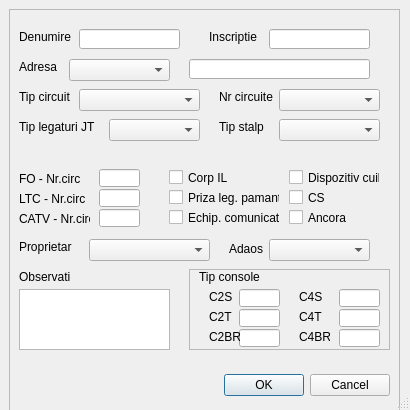
<?xml version="1.0" encoding="UTF-8"?>
<ui version="4.0">
 <class>STALP_JT</class>
 <widget class="QDialog" name="STALP_JT">
  <property name="enabled">
   <bool>true</bool>
  </property>
  <property name="geometry">
   <rect>
    <x>0</x>
    <y>0</y>
    <width>410</width>
    <height>410</height>
   </rect>
  </property>
  <property name="sizePolicy">
   <sizepolicy hsizetype="Fixed" vsizetype="Fixed">
    <horstretch>0</horstretch>
    <verstretch>0</verstretch>
   </sizepolicy>
  </property>
  <property name="minimumSize">
   <size>
    <width>410</width>
    <height>410</height>
   </size>
  </property>
  <property name="maximumSize">
   <size>
    <width>410</width>
    <height>410</height>
   </size>
  </property>
  <property name="baseSize">
   <size>
    <width>410</width>
    <height>410</height>
   </size>
  </property>
  <property name="windowTitle">
   <string>Dialog</string>
  </property>
  <property name="sizeGripEnabled">
   <bool>true</bool>
  </property>
  <property name="modal">
   <bool>true</bool>
  </property>
  <widget class="QFrame" name="frame">
   <property name="geometry">
    <rect>
     <x>9</x>
     <y>9</y>
     <width>391</width>
     <height>412</height>
    </rect>
   </property>
   <property name="sizePolicy">
    <sizepolicy hsizetype="Fixed" vsizetype="Fixed">
     <horstretch>0</horstretch>
     <verstretch>0</verstretch>
    </sizepolicy>
   </property>
   <property name="frameShape">
    <enum>QFrame::StyledPanel</enum>
   </property>
   <property name="frameShadow">
    <enum>QFrame::Raised</enum>
   </property>
   <widget class="QDialogButtonBox" name="buttonBox">
    <property name="geometry">
     <rect>
      <x>110</x>
      <y>360</y>
      <width>271</width>
      <height>32</height>
     </rect>
    </property>
    <property name="sizePolicy">
     <sizepolicy hsizetype="Fixed" vsizetype="Fixed">
      <horstretch>0</horstretch>
      <verstretch>0</verstretch>
     </sizepolicy>
    </property>
    <property name="orientation">
     <enum>Qt::Horizontal</enum>
    </property>
    <property name="standardButtons">
     <set>QDialogButtonBox::Cancel|QDialogButtonBox::Ok</set>
    </property>
   </widget>
   <widget class="QLineEdit" name="DENUM">
    <property name="geometry">
     <rect>
      <x>70</x>
      <y>20</y>
      <width>101</width>
      <height>20</height>
     </rect>
    </property>
    <property name="sizePolicy">
     <sizepolicy hsizetype="Fixed" vsizetype="Fixed">
      <horstretch>0</horstretch>
      <verstretch>0</verstretch>
     </sizepolicy>
    </property>
   </widget>
   <widget class="QLabel" name="label_3">
    <property name="geometry">
     <rect>
      <x>10</x>
      <y>20</y>
      <width>61</width>
      <height>16</height>
     </rect>
    </property>
    <property name="sizePolicy">
     <sizepolicy hsizetype="Fixed" vsizetype="Fixed">
      <horstretch>0</horstretch>
      <verstretch>0</verstretch>
     </sizepolicy>
    </property>
    <property name="text">
     <string>Denumire</string>
    </property>
   </widget>
   <widget class="QLabel" name="label_4">
    <property name="geometry">
     <rect>
      <x>200</x>
      <y>20</y>
      <width>51</width>
      <height>16</height>
     </rect>
    </property>
    <property name="sizePolicy">
     <sizepolicy hsizetype="Fixed" vsizetype="Fixed">
      <horstretch>0</horstretch>
      <verstretch>0</verstretch>
     </sizepolicy>
    </property>
    <property name="text">
     <string>Inscriptie</string>
    </property>
   </widget>
   <widget class="QLineEdit" name="NR_INS_STP">
    <property name="geometry">
     <rect>
      <x>260</x>
      <y>20</y>
      <width>101</width>
      <height>20</height>
     </rect>
    </property>
    <property name="sizePolicy">
     <sizepolicy hsizetype="Fixed" vsizetype="Fixed">
      <horstretch>0</horstretch>
      <verstretch>0</verstretch>
     </sizepolicy>
    </property>
   </widget>
   <widget class="QLabel" name="label_5">
    <property name="geometry">
     <rect>
      <x>10</x>
      <y>50</y>
      <width>41</width>
      <height>16</height>
     </rect>
    </property>
    <property name="sizePolicy">
     <sizepolicy hsizetype="Fixed" vsizetype="Fixed">
      <horstretch>0</horstretch>
      <verstretch>0</verstretch>
     </sizepolicy>
    </property>
    <property name="text">
     <string>Adresa</string>
    </property>
   </widget>
   <widget class="QComboBox" name="TIP_STR">
    <property name="geometry">
     <rect>
      <x>60</x>
      <y>50</y>
      <width>101</width>
      <height>22</height>
     </rect>
    </property>
    <property name="sizePolicy">
     <sizepolicy hsizetype="Fixed" vsizetype="Fixed">
      <horstretch>0</horstretch>
      <verstretch>0</verstretch>
     </sizepolicy>
    </property>
   </widget>
   <widget class="QLineEdit" name="STR">
    <property name="geometry">
     <rect>
      <x>180</x>
      <y>50</y>
      <width>181</width>
      <height>20</height>
     </rect>
    </property>
    <property name="sizePolicy">
     <sizepolicy hsizetype="Fixed" vsizetype="Fixed">
      <horstretch>0</horstretch>
      <verstretch>0</verstretch>
     </sizepolicy>
    </property>
   </widget>
   <widget class="QLabel" name="label_6">
    <property name="geometry">
     <rect>
      <x>10</x>
      <y>80</y>
      <width>61</width>
      <height>16</height>
     </rect>
    </property>
    <property name="sizePolicy">
     <sizepolicy hsizetype="Fixed" vsizetype="Fixed">
      <horstretch>0</horstretch>
      <verstretch>0</verstretch>
     </sizepolicy>
    </property>
    <property name="text">
     <string>Tip circuit</string>
    </property>
   </widget>
   <widget class="QComboBox" name="TIP_CIR">
    <property name="geometry">
     <rect>
      <x>70</x>
      <y>80</y>
      <width>121</width>
      <height>22</height>
     </rect>
    </property>
    <property name="sizePolicy">
     <sizepolicy hsizetype="Fixed" vsizetype="Fixed">
      <horstretch>0</horstretch>
      <verstretch>0</verstretch>
     </sizepolicy>
    </property>
   </widget>
   <widget class="QComboBox" name="DESC_CTG_MT_JT">
    <property name="geometry">
     <rect>
      <x>270</x>
      <y>110</y>
      <width>101</width>
      <height>22</height>
     </rect>
    </property>
    <property name="sizePolicy">
     <sizepolicy hsizetype="Fixed" vsizetype="Fixed">
      <horstretch>0</horstretch>
      <verstretch>0</verstretch>
     </sizepolicy>
    </property>
   </widget>
   <widget class="QLabel" name="label_10">
    <property name="geometry">
     <rect>
      <x>210</x>
      <y>110</y>
      <width>51</width>
      <height>16</height>
     </rect>
    </property>
    <property name="sizePolicy">
     <sizepolicy hsizetype="Fixed" vsizetype="Fixed">
      <horstretch>0</horstretch>
      <verstretch>0</verstretch>
     </sizepolicy>
    </property>
    <property name="text">
     <string>Tip stalp</string>
    </property>
   </widget>
   <widget class="QComboBox" name="NR_CIR">
    <property name="geometry">
     <rect>
      <x>270</x>
      <y>80</y>
      <width>101</width>
      <height>22</height>
     </rect>
    </property>
    <property name="sizePolicy">
     <sizepolicy hsizetype="Fixed" vsizetype="Fixed">
      <horstretch>0</horstretch>
      <verstretch>0</verstretch>
     </sizepolicy>
    </property>
   </widget>
   <widget class="QLabel" name="label_11">
    <property name="geometry">
     <rect>
      <x>210</x>
      <y>80</y>
      <width>71</width>
      <height>16</height>
     </rect>
    </property>
    <property name="sizePolicy">
     <sizepolicy hsizetype="Fixed" vsizetype="Fixed">
      <horstretch>0</horstretch>
      <verstretch>0</verstretch>
     </sizepolicy>
    </property>
    <property name="text">
     <string>Nr circuite</string>
    </property>
   </widget>
   <widget class="QCheckBox" name="ANC">
    <property name="geometry">
     <rect>
      <x>280</x>
      <y>200</y>
      <width>70</width>
      <height>17</height>
     </rect>
    </property>
    <property name="sizePolicy">
     <sizepolicy hsizetype="Fixed" vsizetype="Fixed">
      <horstretch>0</horstretch>
      <verstretch>0</verstretch>
     </sizepolicy>
    </property>
    <property name="text">
     <string>Ancora</string>
    </property>
   </widget>
   <widget class="QComboBox" name="ADAOS">
    <property name="geometry">
     <rect>
      <x>260</x>
      <y>230</y>
      <width>101</width>
      <height>22</height>
     </rect>
    </property>
    <property name="sizePolicy">
     <sizepolicy hsizetype="Fixed" vsizetype="Fixed">
      <horstretch>0</horstretch>
      <verstretch>0</verstretch>
     </sizepolicy>
    </property>
   </widget>
   <widget class="QLabel" name="label_13">
    <property name="geometry">
     <rect>
      <x>220</x>
      <y>230</y>
      <width>41</width>
      <height>20</height>
     </rect>
    </property>
    <property name="sizePolicy">
     <sizepolicy hsizetype="Fixed" vsizetype="Fixed">
      <horstretch>0</horstretch>
      <verstretch>0</verstretch>
     </sizepolicy>
    </property>
    <property name="text">
     <string>Adaos</string>
    </property>
   </widget>
   <widget class="QLineEdit" name="NR_CIR_FO">
    <property name="geometry">
     <rect>
      <x>90</x>
      <y>160</y>
      <width>41</width>
      <height>18</height>
     </rect>
    </property>
    <property name="sizePolicy">
     <sizepolicy hsizetype="Fixed" vsizetype="Fixed">
      <horstretch>0</horstretch>
      <verstretch>0</verstretch>
     </sizepolicy>
    </property>
   </widget>
   <widget class="QLabel" name="label_14">
    <property name="geometry">
     <rect>
      <x>10</x>
      <y>160</y>
      <width>71</width>
      <height>20</height>
     </rect>
    </property>
    <property name="sizePolicy">
     <sizepolicy hsizetype="Fixed" vsizetype="Fixed">
      <horstretch>0</horstretch>
      <verstretch>0</verstretch>
     </sizepolicy>
    </property>
    <property name="text">
     <string>FO - Nr.circ</string>
    </property>
   </widget>
   <widget class="QLineEdit" name="NR_CIR_LTC">
    <property name="geometry">
     <rect>
      <x>90</x>
      <y>180</y>
      <width>41</width>
      <height>18</height>
     </rect>
    </property>
    <property name="sizePolicy">
     <sizepolicy hsizetype="Fixed" vsizetype="Fixed">
      <horstretch>0</horstretch>
      <verstretch>0</verstretch>
     </sizepolicy>
    </property>
   </widget>
   <widget class="QLabel" name="label_15">
    <property name="geometry">
     <rect>
      <x>10</x>
      <y>180</y>
      <width>71</width>
      <height>20</height>
     </rect>
    </property>
    <property name="sizePolicy">
     <sizepolicy hsizetype="Fixed" vsizetype="Fixed">
      <horstretch>0</horstretch>
      <verstretch>0</verstretch>
     </sizepolicy>
    </property>
    <property name="text">
     <string>LTC - Nr.circ</string>
    </property>
   </widget>
   <widget class="QLineEdit" name="NR_CIR_CATV">
    <property name="geometry">
     <rect>
      <x>90</x>
      <y>200</y>
      <width>41</width>
      <height>18</height>
     </rect>
    </property>
    <property name="sizePolicy">
     <sizepolicy hsizetype="Fixed" vsizetype="Fixed">
      <horstretch>0</horstretch>
      <verstretch>0</verstretch>
     </sizepolicy>
    </property>
   </widget>
   <widget class="QLabel" name="label_16">
    <property name="geometry">
     <rect>
      <x>10</x>
      <y>200</y>
      <width>71</width>
      <height>20</height>
     </rect>
    </property>
    <property name="sizePolicy">
     <sizepolicy hsizetype="Fixed" vsizetype="Fixed">
      <horstretch>0</horstretch>
      <verstretch>0</verstretch>
     </sizepolicy>
    </property>
    <property name="text">
     <string>CATV - Nr.circ</string>
    </property>
   </widget>
   <widget class="QCheckBox" name="DISP_CUIB_PAS">
    <property name="geometry">
     <rect>
      <x>280</x>
      <y>160</y>
      <width>91</width>
      <height>17</height>
     </rect>
    </property>
    <property name="sizePolicy">
     <sizepolicy hsizetype="Fixed" vsizetype="Fixed">
      <horstretch>0</horstretch>
      <verstretch>0</verstretch>
     </sizepolicy>
    </property>
    <property name="text">
     <string>Dispozitiv cuib</string>
    </property>
   </widget>
   <widget class="QCheckBox" name="ECHIP_COM">
    <property name="geometry">
     <rect>
      <x>160</x>
      <y>200</y>
      <width>111</width>
      <height>17</height>
     </rect>
    </property>
    <property name="sizePolicy">
     <sizepolicy hsizetype="Fixed" vsizetype="Fixed">
      <horstretch>0</horstretch>
      <verstretch>0</verstretch>
     </sizepolicy>
    </property>
    <property name="text">
     <string>Echip. comunicatii</string>
    </property>
   </widget>
   <widget class="QCheckBox" name="CORP_IL">
    <property name="geometry">
     <rect>
      <x>160</x>
      <y>160</y>
      <width>70</width>
      <height>17</height>
     </rect>
    </property>
    <property name="sizePolicy">
     <sizepolicy hsizetype="Fixed" vsizetype="Fixed">
      <horstretch>0</horstretch>
      <verstretch>0</verstretch>
     </sizepolicy>
    </property>
    <property name="text">
     <string>Corp IL</string>
    </property>
   </widget>
   <widget class="QCheckBox" name="CUTIE_SEL">
    <property name="geometry">
     <rect>
      <x>280</x>
      <y>180</y>
      <width>70</width>
      <height>17</height>
     </rect>
    </property>
    <property name="sizePolicy">
     <sizepolicy hsizetype="Fixed" vsizetype="Fixed">
      <horstretch>0</horstretch>
      <verstretch>0</verstretch>
     </sizepolicy>
    </property>
    <property name="text">
     <string>CS</string>
    </property>
   </widget>
   <widget class="QComboBox" name="TIP_LEG_JT">
    <property name="geometry">
     <rect>
      <x>100</x>
      <y>110</y>
      <width>91</width>
      <height>22</height>
     </rect>
    </property>
    <property name="sizePolicy">
     <sizepolicy hsizetype="Fixed" vsizetype="Fixed">
      <horstretch>0</horstretch>
      <verstretch>0</verstretch>
     </sizepolicy>
    </property>
   </widget>
   <widget class="QLabel" name="label_17">
    <property name="geometry">
     <rect>
      <x>10</x>
      <y>110</y>
      <width>81</width>
      <height>16</height>
     </rect>
    </property>
    <property name="sizePolicy">
     <sizepolicy hsizetype="Fixed" vsizetype="Fixed">
      <horstretch>0</horstretch>
      <verstretch>0</verstretch>
     </sizepolicy>
    </property>
    <property name="text">
     <string>Tip legaturi JT</string>
    </property>
   </widget>
   <widget class="QFrame" name="frame_2">
    <property name="geometry">
     <rect>
      <x>180</x>
      <y>260</y>
      <width>201</width>
      <height>81</height>
     </rect>
    </property>
    <property name="sizePolicy">
     <sizepolicy hsizetype="Fixed" vsizetype="Fixed">
      <horstretch>0</horstretch>
      <verstretch>0</verstretch>
     </sizepolicy>
    </property>
    <property name="frameShape">
     <enum>QFrame::StyledPanel</enum>
    </property>
    <property name="frameShadow">
     <enum>QFrame::Raised</enum>
    </property>
    <widget class="QLabel" name="label_18">
     <property name="geometry">
      <rect>
       <x>10</x>
       <y>0</y>
       <width>71</width>
       <height>16</height>
      </rect>
     </property>
     <property name="sizePolicy">
      <sizepolicy hsizetype="Fixed" vsizetype="Fixed">
       <horstretch>0</horstretch>
       <verstretch>0</verstretch>
      </sizepolicy>
     </property>
     <property name="text">
      <string>Tip console</string>
     </property>
    </widget>
    <widget class="QLabel" name="label_19">
     <property name="geometry">
      <rect>
       <x>20</x>
       <y>20</y>
       <width>31</width>
       <height>16</height>
      </rect>
     </property>
     <property name="sizePolicy">
      <sizepolicy hsizetype="Fixed" vsizetype="Fixed">
       <horstretch>0</horstretch>
       <verstretch>0</verstretch>
      </sizepolicy>
     </property>
     <property name="text">
      <string>C2S</string>
     </property>
    </widget>
    <widget class="QLineEdit" name="NR_CONS_C2S">
     <property name="geometry">
      <rect>
       <x>50</x>
       <y>20</y>
       <width>41</width>
       <height>18</height>
      </rect>
     </property>
     <property name="sizePolicy">
      <sizepolicy hsizetype="Fixed" vsizetype="Fixed">
       <horstretch>0</horstretch>
       <verstretch>0</verstretch>
      </sizepolicy>
     </property>
    </widget>
    <widget class="QLineEdit" name="NR_CONS_C2T">
     <property name="geometry">
      <rect>
       <x>50</x>
       <y>40</y>
       <width>41</width>
       <height>18</height>
      </rect>
     </property>
     <property name="sizePolicy">
      <sizepolicy hsizetype="Fixed" vsizetype="Fixed">
       <horstretch>0</horstretch>
       <verstretch>0</verstretch>
      </sizepolicy>
     </property>
    </widget>
    <widget class="QLabel" name="label_20">
     <property name="geometry">
      <rect>
       <x>20</x>
       <y>40</y>
       <width>31</width>
       <height>16</height>
      </rect>
     </property>
     <property name="sizePolicy">
      <sizepolicy hsizetype="Fixed" vsizetype="Fixed">
       <horstretch>0</horstretch>
       <verstretch>0</verstretch>
      </sizepolicy>
     </property>
     <property name="text">
      <string>C2T</string>
     </property>
    </widget>
    <widget class="QLineEdit" name="NR_CONS_C2BR">
     <property name="geometry">
      <rect>
       <x>50</x>
       <y>60</y>
       <width>41</width>
       <height>18</height>
      </rect>
     </property>
     <property name="sizePolicy">
      <sizepolicy hsizetype="Fixed" vsizetype="Fixed">
       <horstretch>0</horstretch>
       <verstretch>0</verstretch>
      </sizepolicy>
     </property>
    </widget>
    <widget class="QLabel" name="label_21">
     <property name="geometry">
      <rect>
       <x>20</x>
       <y>60</y>
       <width>31</width>
       <height>16</height>
      </rect>
     </property>
     <property name="sizePolicy">
      <sizepolicy hsizetype="Fixed" vsizetype="Fixed">
       <horstretch>0</horstretch>
       <verstretch>0</verstretch>
      </sizepolicy>
     </property>
     <property name="text">
      <string>C2BR</string>
     </property>
    </widget>
    <widget class="QLabel" name="label_22">
     <property name="geometry">
      <rect>
       <x>110</x>
       <y>60</y>
       <width>31</width>
       <height>16</height>
      </rect>
     </property>
     <property name="sizePolicy">
      <sizepolicy hsizetype="Fixed" vsizetype="Fixed">
       <horstretch>0</horstretch>
       <verstretch>0</verstretch>
      </sizepolicy>
     </property>
     <property name="text">
      <string>C4BR</string>
     </property>
    </widget>
    <widget class="QLineEdit" name="NR_CONS_C4BR">
     <property name="geometry">
      <rect>
       <x>150</x>
       <y>60</y>
       <width>41</width>
       <height>18</height>
      </rect>
     </property>
     <property name="sizePolicy">
      <sizepolicy hsizetype="Fixed" vsizetype="Fixed">
       <horstretch>0</horstretch>
       <verstretch>0</verstretch>
      </sizepolicy>
     </property>
    </widget>
    <widget class="QLabel" name="label_23">
     <property name="geometry">
      <rect>
       <x>110</x>
       <y>20</y>
       <width>31</width>
       <height>16</height>
      </rect>
     </property>
     <property name="sizePolicy">
      <sizepolicy hsizetype="Fixed" vsizetype="Fixed">
       <horstretch>0</horstretch>
       <verstretch>0</verstretch>
      </sizepolicy>
     </property>
     <property name="text">
      <string>C4S</string>
     </property>
    </widget>
    <widget class="QLineEdit" name="NR_CONS_C4T">
     <property name="geometry">
      <rect>
       <x>150</x>
       <y>40</y>
       <width>41</width>
       <height>18</height>
      </rect>
     </property>
     <property name="sizePolicy">
      <sizepolicy hsizetype="Fixed" vsizetype="Fixed">
       <horstretch>0</horstretch>
       <verstretch>0</verstretch>
      </sizepolicy>
     </property>
    </widget>
    <widget class="QLabel" name="label_24">
     <property name="geometry">
      <rect>
       <x>110</x>
       <y>40</y>
       <width>31</width>
       <height>16</height>
      </rect>
     </property>
     <property name="sizePolicy">
      <sizepolicy hsizetype="Fixed" vsizetype="Fixed">
       <horstretch>0</horstretch>
       <verstretch>0</verstretch>
      </sizepolicy>
     </property>
     <property name="text">
      <string>C4T</string>
     </property>
    </widget>
    <widget class="QLineEdit" name="NR_CONS_C4S">
     <property name="geometry">
      <rect>
       <x>150</x>
       <y>20</y>
       <width>41</width>
       <height>18</height>
      </rect>
     </property>
     <property name="sizePolicy">
      <sizepolicy hsizetype="Fixed" vsizetype="Fixed">
       <horstretch>0</horstretch>
       <verstretch>0</verstretch>
      </sizepolicy>
     </property>
    </widget>
   </widget>
   <widget class="QCheckBox" name="PRIZA_LEG_PAM">
    <property name="geometry">
     <rect>
      <x>160</x>
      <y>180</y>
      <width>111</width>
      <height>17</height>
     </rect>
    </property>
    <property name="sizePolicy">
     <sizepolicy hsizetype="Fixed" vsizetype="Fixed">
      <horstretch>0</horstretch>
      <verstretch>0</verstretch>
     </sizepolicy>
    </property>
    <property name="text">
     <string>Priza leg. pamant</string>
    </property>
   </widget>
   <widget class="QComboBox" name="PROP">
    <property name="geometry">
     <rect>
      <x>80</x>
      <y>230</y>
      <width>121</width>
      <height>22</height>
     </rect>
    </property>
    <property name="sizePolicy">
     <sizepolicy hsizetype="Fixed" vsizetype="Fixed">
      <horstretch>0</horstretch>
      <verstretch>0</verstretch>
     </sizepolicy>
    </property>
   </widget>
   <widget class="QLabel" name="label_25">
    <property name="geometry">
     <rect>
      <x>10</x>
      <y>230</y>
      <width>61</width>
      <height>16</height>
     </rect>
    </property>
    <property name="sizePolicy">
     <sizepolicy hsizetype="Fixed" vsizetype="Fixed">
      <horstretch>0</horstretch>
      <verstretch>0</verstretch>
     </sizepolicy>
    </property>
    <property name="text">
     <string>Proprietar</string>
    </property>
   </widget>
   <widget class="QLabel" name="label_26">
    <property name="geometry">
     <rect>
      <x>10</x>
      <y>260</y>
      <width>51</width>
      <height>16</height>
     </rect>
    </property>
    <property name="sizePolicy">
     <sizepolicy hsizetype="Fixed" vsizetype="Fixed">
      <horstretch>0</horstretch>
      <verstretch>0</verstretch>
     </sizepolicy>
    </property>
    <property name="text">
     <string>Observatii</string>
    </property>
   </widget>
   <widget class="QTextEdit" name="OBS">
    <property name="geometry">
     <rect>
      <x>10</x>
      <y>280</y>
      <width>151</width>
      <height>61</height>
     </rect>
    </property>
    <property name="sizePolicy">
     <sizepolicy hsizetype="Fixed" vsizetype="Fixed">
      <horstretch>0</horstretch>
      <verstretch>0</verstretch>
     </sizepolicy>
    </property>
   </widget>
  </widget>
 </widget>
 <resources/>
 <connections>
  <connection>
   <sender>buttonBox</sender>
   <signal>rejected()</signal>
   <receiver>STALP_JT</receiver>
   <slot>reject()</slot>
   <hints>
    <hint type="sourcelabel">
     <x>316</x>
     <y>260</y>
    </hint>
    <hint type="destinationlabel">
     <x>286</x>
     <y>274</y>
    </hint>
   </hints>
  </connection>
  <connection>
   <sender>buttonBox</sender>
   <signal>accepted()</signal>
   <receiver>STALP_JT</receiver>
   <slot>accept()</slot>
   <hints>
    <hint type="sourcelabel">
     <x>248</x>
     <y>254</y>
    </hint>
    <hint type="destinationlabel">
     <x>157</x>
     <y>274</y>
    </hint>
   </hints>
  </connection>
 </connections>
</ui>
